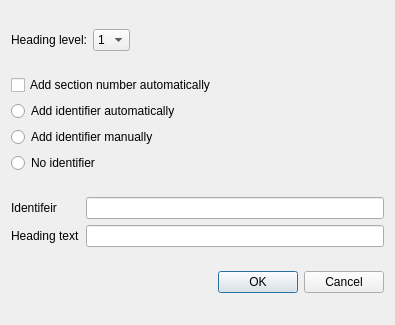
<?xml version="1.0" encoding="UTF-8"?>
<ui version="4.0">
 <class>AddHeadingDialog</class>
 <widget class="QDialog" name="AddHeadingDialog">
  <property name="geometry">
   <rect>
    <x>0</x>
    <y>0</y>
    <width>395</width>
    <height>325</height>
   </rect>
  </property>
  <property name="windowTitle">
   <string>Add heading - Manuwrite</string>
  </property>
  <layout class="QVBoxLayout" name="verticalLayout">
   <item>
    <layout class="QHBoxLayout" name="HeadingLevelLayout">
     <item>
      <widget class="QLabel" name="HeadingLevelLabel">
       <property name="text">
        <string>Heading level:</string>
       </property>
      </widget>
     </item>
     <item>
      <widget class="QComboBox" name="HeadingLevelCombobox">
       <item>
        <property name="text">
         <string>1</string>
        </property>
       </item>
       <item>
        <property name="text">
         <string>2</string>
        </property>
       </item>
       <item>
        <property name="text">
         <string>3</string>
        </property>
       </item>
       <item>
        <property name="text">
         <string>4</string>
        </property>
       </item>
       <item>
        <property name="text">
         <string>5</string>
        </property>
       </item>
       <item>
        <property name="text">
         <string>6</string>
        </property>
       </item>
      </widget>
     </item>
     <item>
      <spacer name="horizontalSpacer">
       <property name="orientation">
        <enum>Qt::Horizontal</enum>
       </property>
       <property name="sizeHint" stdset="0">
        <size>
         <width>40</width>
         <height>20</height>
        </size>
       </property>
      </spacer>
     </item>
    </layout>
   </item>
   <item>
    <layout class="QVBoxLayout" name="verticalLayout_2">
     <item>
      <widget class="QCheckBox" name="AutonumberCheckbox">
       <property name="text">
        <string>Add section number automatically</string>
       </property>
      </widget>
     </item>
     <item>
      <widget class="QRadioButton" name="AutogenIdentifierRadioButton">
       <property name="text">
        <string>Add identifier automatically</string>
       </property>
      </widget>
     </item>
     <item>
      <widget class="QRadioButton" name="ManualIdentifierRadioButton">
       <property name="text">
        <string>Add identifier manually</string>
       </property>
      </widget>
     </item>
     <item>
      <widget class="QRadioButton" name="NoIdentifierRadioButton">
       <property name="text">
        <string>No identifier</string>
       </property>
      </widget>
     </item>
    </layout>
   </item>
   <item>
    <layout class="QHBoxLayout" name="MainInputsLayout">
     <item>
      <layout class="QVBoxLayout" name="InputsLabelsLayout">
       <item>
        <widget class="QLabel" name="IdentifeirLabel">
         <property name="text">
          <string>Identifeir</string>
         </property>
        </widget>
       </item>
       <item>
        <widget class="QLabel" name="TextLabel">
         <property name="text">
          <string>Heading text</string>
         </property>
        </widget>
       </item>
      </layout>
     </item>
     <item>
      <layout class="QVBoxLayout" name="InputsLineEditsLayout">
       <item>
        <widget class="QLineEdit" name="IdentifierLineEdit"/>
       </item>
       <item>
        <widget class="QLineEdit" name="TextLineEdit"/>
       </item>
      </layout>
     </item>
    </layout>
   </item>
   <item>
    <widget class="QDialogButtonBox" name="buttonBox">
     <property name="orientation">
      <enum>Qt::Horizontal</enum>
     </property>
     <property name="standardButtons">
      <set>QDialogButtonBox::Cancel|QDialogButtonBox::Ok</set>
     </property>
    </widget>
   </item>
  </layout>
 </widget>
 <resources/>
 <connections>
  <connection>
   <sender>buttonBox</sender>
   <signal>accepted()</signal>
   <receiver>AddHeadingDialog</receiver>
   <slot>accept()</slot>
   <hints>
    <hint type="sourcelabel">
     <x>248</x>
     <y>254</y>
    </hint>
    <hint type="destinationlabel">
     <x>157</x>
     <y>274</y>
    </hint>
   </hints>
  </connection>
  <connection>
   <sender>buttonBox</sender>
   <signal>rejected()</signal>
   <receiver>AddHeadingDialog</receiver>
   <slot>reject()</slot>
   <hints>
    <hint type="sourcelabel">
     <x>316</x>
     <y>260</y>
    </hint>
    <hint type="destinationlabel">
     <x>286</x>
     <y>274</y>
    </hint>
   </hints>
  </connection>
 </connections>
</ui>
